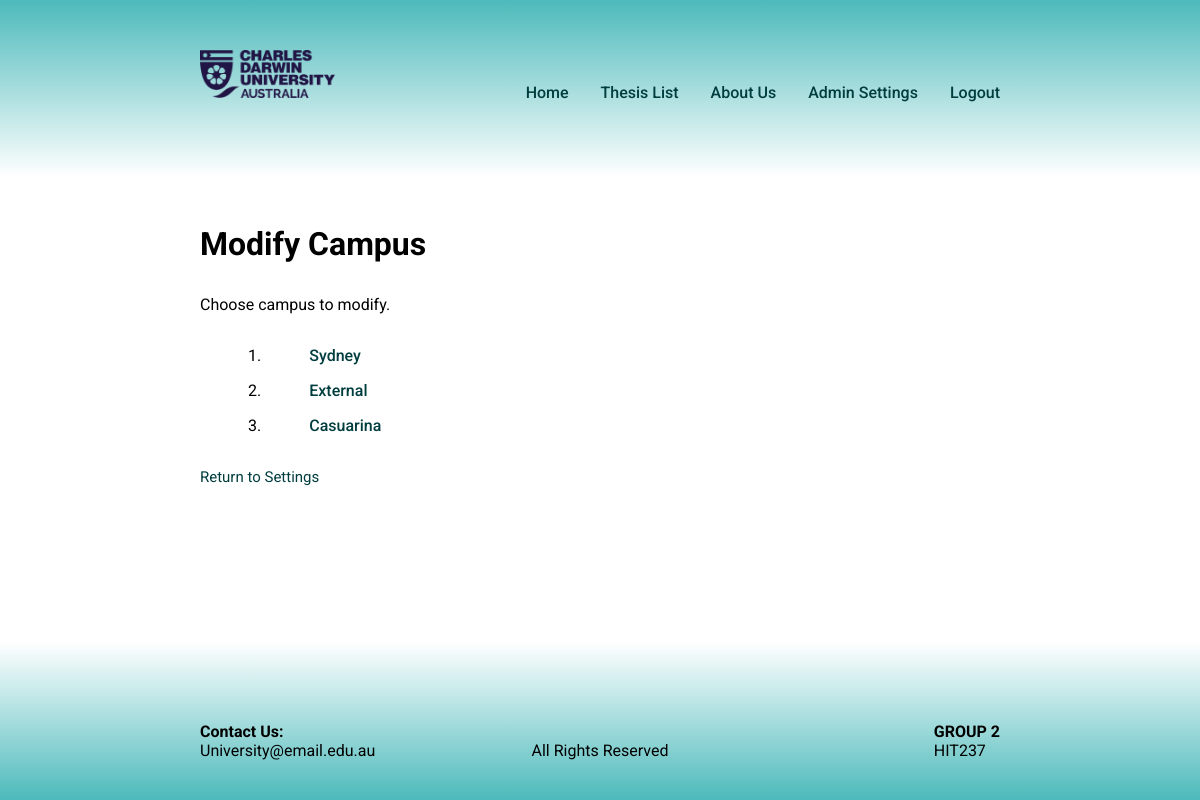
Page /modify/campus (signed in) on the committed database.
### main/models.py (models this page shows)
class Campus(models.Model):
    campus = models.CharField(
        max_length=20,
        verbose_name='Campus Name',
        primary_key=True,
    )
    def __str__(self):
        return self.campus

### main/views.py (the view, shortened to what this page needs)
# urls.py: path("<str:crud_action_entity>/<str:entity>", views.crud_entity, name='crud_entity'),
@login_required
@account_type_required('admin', 'unit coordinator')
def crud_entity(request, crud_action_entity, entity, name=None):
    entity_model_form_list = {
        'campus': (Campus, CampusForm),
        'category': (Category, CategoryForm),
        'course': (Course, CourseForm),
        'supervisor': (Supervisor, SupervisorForm)
    }
    model, form_entity = entity_model_form_list[entity]
    if crud_action_entity == 'add':
        if request.method == 'POST':
            form = form_entity(request.POST)
            if form.is_valid():
                cleaned_data = form.cleaned_data[entity]
                form.save()
                if entity == 'campus':
                    created_entity_object = model.objects.get(campus=cleaned_data)
                elif entity == 'category':
                    created_entity_object = model.objects.get(category=cleaned_data)
                elif entity == 'course':
                    created_entity_object = model.objects.get(course=cleaned_data)
                elif entity == 'supervisor':
                    created_entity_object = model.objects.get(supervisor=cleaned_data)
                context = {
                    'crud_action_entity': crud_action_entity,
                    'object_created': created_entity_object,
                    'crud_entity': True,
                    'entity': entity,
                    'page_title': f'{crud_action_entity} {entity}'
                }
                return render(request, 'main/success.html', context)
        else:
            form = form_entity
        context = {
            'form': form,
            'crud_action_entity': crud_action_entity,
            'entity': entity,
        }
        return render(request, 'main/CRUD_entity.html', context)
    elif crud_action_entity == 'modify' or crud_action_entity == 'delete':
        if not name:
            entity_model = model.objects.all()
            context = {
                'crud_action_entity': crud_action_entity,
                'entity': entity,
                'entity_model': entity_model,
                'menu': True,
            }
            return render(request, 'main/CRUD_entity.html', context)

### main/templates/main/CRUD_entity.html (shortened to what this page needs)
{% extends "main/base.html" %}
{% block main_body %}
    <h1>{{ crud_action_entity|title }} {{ entity|title }}</h1>
    {% if menu is True  %}
        <p class="menu-header">Choose {{ entity }} to {{ crud_action_entity }}.</p>
        <ul class="object_container">
            {% for object in entity_model %}
                <li class="object">
                    <p class="object-count">{{ forloop.counter }}.</p>
                    <a class='object-link' href="{% url 'crud_entity' crud_action_entity=crud_action_entity entity=entity name=object %}">{{ object|title }}</a>
                </li>
            {% endfor %}
        </ul>
    {% endif %}
    <a href="{% url 'CRUD' account_type='coordinator' %}" class="back">Return to Settings</a>
{% endblock %}

### main/static/styles.css (style rules this page uses)
:root { font-family: 'Roboto'; --primary-color: #4dbabb; --secondary-color: #e6e6e6; --font-primary: black; --font-secondary: rgb(0, 61, 63); }
body { min-height: 100vh; display: flex; flex-direction: column; justify-content: space-between; }
.back { background-color: transparent; color: var(--font-secondary); border: none; padding: 0; cursor: pointer; outline: none; position: relative; font-size: 15px }
.back::after { content:''; position:absolute; left: 0; transform: translateY(20px); width: 100%; height: 1px; background-color: rgb(0, 61, 63); transition: all 0.3s ease; opacity: 0; }
.heading-caption, .menu-header, .group_thesis_heading { margin: 2rem 0; }

### rows in the picture
Campus: campus "Sydney"
Campus: campus "External"
Campus: campus "Casuarina"

### other values in the picture
{{ crud_action_entity|title }} "Modify"
{{ entity|title }} "Campus"
{{ entity }} "campus"
{{ crud_action_entity }} "modify"
